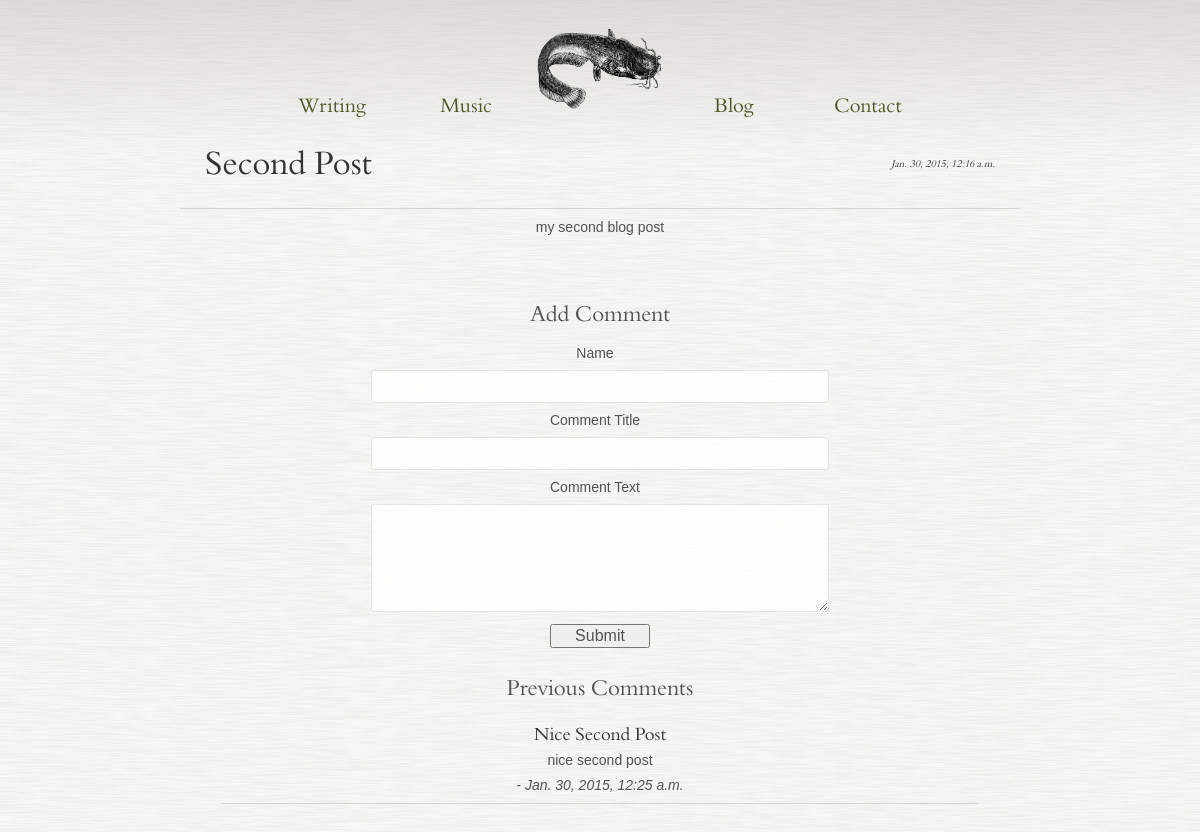
The app's page /blog/2/ with its own data.
### blog/models.py (models this page shows, shortened)
class BlogPost(models.Model):
    text = models.TextField()
    post_title = models.CharField(max_length=500, blank=False, default='')
    pub_date = models.DateTimeField('date published', default=timezone.now())

class BlogComment(models.Model):
    blogpost = models.ForeignKey(BlogPost)
    text = models.TextField()
    comment_title = models.CharField(max_length=500, blank=False, default='')
    comment_user = models.CharField(max_length=500, blank=False)
    pub_date = models.DateTimeField('date published', default=timezone.now())

### blog/views.py (the view)
# urls.py: url(r'^(?P<pk>\d+)/$', views.DetailView.as_view(), name='blogpost'),
class DetailView(generic.DetailView):
    model = BlogPost
    template_name = 'blog/blog_post.html'

### blog/templates/blog/blog_post.html (shortened to what this page needs)
{% extends "main/base.html" %}
{% block header %}
<div id="blog_post_header">
<i id="pub_date">{{ blogpost.pub_date }}</i>
<div id="blog_title">{{ blogpost.post_title|title }}</div>
</div>
{% endblock %}
{% block content %}
<div>{{ blogpost.text}}</div><br><br>
<div id="comment_form">
<h3>Add Comment</h3>
<form action="{% url 'blog:addcomment' blogpost.id %}" method="post">
    <div><label for="comment_user">Name</label><input type="text" name="comment_user" id="comment_user"/><br /></div>
    <div><label for="comment_title">Comment Title</label><input type="text" name="comment_title" id="comment_title"/><br /></div>
    <div><label for="comment_text">Comment Text</label><textarea name="comment_text" id="comment_text"></textarea></div>
<input type="submit" value="Submit" />
</form>
</div>
<div id="comments">
<h3>Previous Comments</h3>
{% for comment in blogpost.blogcomment_set.all %}
    <div>
        <h4>{{ comment.comment_title|title}}</h4>
        <p>{{ comment.text }}</p>
        <i>{{ comment.comment_user }} - {{ comment.pub_date }}</i>
    </div>
    <hr>
{% endfor %}
</div>
<br>
{% endblock %}

### main/static/main/type.css (style rules this page uses)
body, input { font: normal 14px/22px Helvetica,helvetica,Arial,arial,sans-serif; color: #53514e; text-shadow: 0px 0px 1px rgba(255,255,255,.1); -webkit-font-smoothing: antialiased; }
i#pub_date { font-size: 10px; float: right; margin-right: 25px; }
#blog_title { float: left; text-align: left; margin-left: 25px; margin-bottom: 10px; }
hr { border: none; height: 1px; width: 70%; color: #D4D4D4; background-color: #D4D4D4; }
h1,h2,h3,h4,h5,h6 { font-family: 'BergamoProRegular',georgia,serif; font-weight: normal; line-height: 22px; margin-bottom: 16px; }
p, ul, ol, pre { margin-bottom: 3px; margin-top: 3px; }
h3 { font-size: 22px; text-align: center; }
h4 { font-size: 18px; color: #333230; margin-bottom: 0; }
label { display: block; margin-right:10px; }
input[type=text], input[type=email], input[type=url], textarea { margin: 6px 0; width: 450px; border: 1px solid rgba(0,0,0,.1); height: 25px; background: rgba(255,255,255,.8); font-size: 14px; line-height: 30px; padding: 3px; border-radius: 3px; -moz-border-radius: 3px; -webkit-border-radius: 3px; }
input[type=submit] { width: 100px; font-size: 16px; }
textarea { height: 100px; width: 450px; font-size: 14px; line-height: 22px; }

### main/static/main/style.css (style rules this page uses)
html { background: #d0cec9; filter: progid:DXImageTransform.Microsoft.gradient(startColorstr='#dedcd9', endColorstr='#f7f7f6'); background: -webkit-gradient(linear, left top, left bottom, color-stop(0, rgb(222,220,217)), color-stop(0.18, rgb(247,247,246)), color-stop(1.0, rgb(247,247,246))); background: -moz-linear-gradient(top, #dedcd9 0px, #f7f7f6 400px, #f7f7f6 100%); text-align:center; text-rendering: optimizeLegibility; padding: 0; height: 100%; margin: 0; background-repeat: no-repeat; background-attachment: fixed; }
body { background: url("images/noise.png"); background-size: 100% 6%; background-repeat: repeat; margin: 0; padding: 0; min-height: 100%; width: 100%; height: auto; position: absolute; top: 0; left: 0; }
div#comment_form { padding-bottom: 22px; width: 100%; height: 220px; }
div#comments { padding-top: 110px; padding-bottom: 22px; width: 90%; margin: auto; }
div#blog_post_header { width: 70%; margin-left: auto; margin-right: auto; min-height: 50px; text-align: left; }

### records on screen
BlogPost: pub_date "Jan. 30, 2015, 12:16 a.m.", post_title "Second Post", text "my second blog post"
BlogComment: comment_title "Nice Second Post", text "nice second post", pub_date "Jan. 30, 2015, 12:25 a.m."
